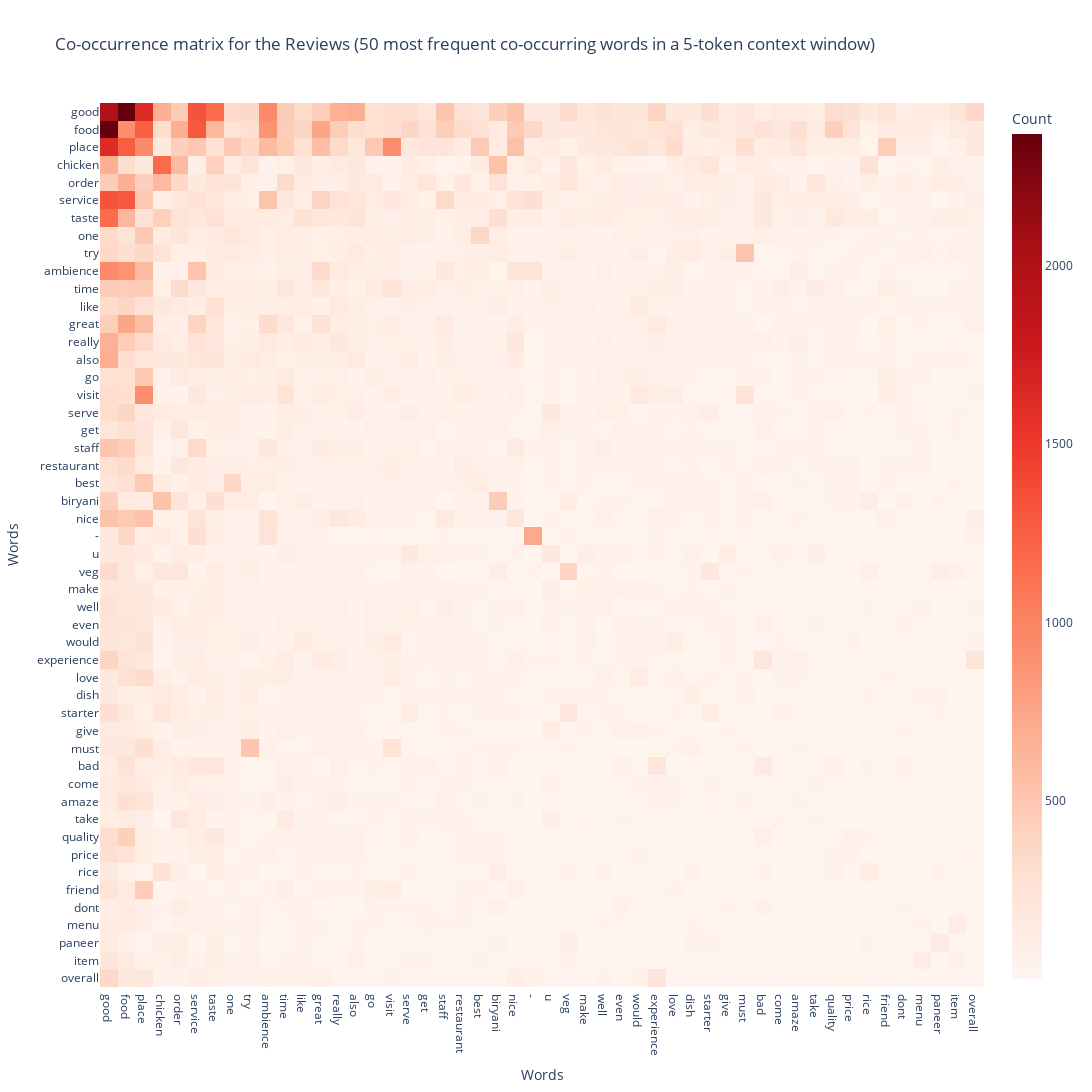

The notebook cell this image was saved under:
### Code cell
## Plot the most common co-occurrences
fig = px.imshow(reviews_cooccurrence_window.iloc[:50, :50], color_continuous_scale='reds', 
                labels=dict(x="Words", y="Words", color="Count"),
                title="Co-occurrence matrix for the Reviews (50 most frequent co-occurring words in a 5-token context window)", 
                width=1200, height=1200)

fig.show()

### Figure 1 — Plotly figure (JSON) as saved in the notebook; plotly's stock layout.template omitted (floating-point values rounded to 4 significant figures; data arrays with more than 128 entries replaced by an {"elided": "..."} marker saying what was removed)
{"data": [{"coloraxis": "coloraxis", "hovertemplate": "Words: %{x}<br>Words: %{y}<br>Count: %{z}<extra></extra>", "name": "0", "type": "heatmap", "x": ["good", "food", "place", "chicken", "order", "service", "taste", "one", "try", "ambience", "time", "like", "great", "really", "also", "go", "visit", "serve", "get", "staff", "restaurant", "best", "biryani", "nice", "-", "u", "veg", "make", "well", "even", "would", "experience", "love", "dish", "starter", "give", "must", "bad", "come", "amaze", "take", "quality", "price", "rice", "friend", "dont", "menu", "paneer", "item", "overall"], "xaxis": "x", "y": ["good", "food", "place", "chicken", "order", "service", "taste", "one", "try", "ambience", "time", "like", "great", "really", "also", "go", "visit", "serve", "get", "staff", "restaurant", "best", "biryani", "nice", "-", "u", "veg", "make", "well", "even", "would", "experience", "love", "dish", "starter", "give", "must", "bad", "come", "amaze", "take", "quality", "price", "rice", "friend", "dont", "menu", "paneer", "item", "overall"], "yaxis": "y", "z": {"elided": "50x50 int values"}}], "layout": {"coloraxis": {"colorbar": {"title": {"text": "Count"}}, "colorscale": [[0, "rgb(255,245,240)"], [0.125, "rgb(254,224,210)"], [0.25, "rgb(252,187,161)"], [0.375, "rgb(252,146,114)"], [0.5, "rgb(251,106,74)"], [0.625, "rgb(239,59,44)"], [0.75, "rgb(203,24,29)"], [0.875, "rgb(165,15,21)"], [1, "rgb(103,0,13)"]]}, "height": 1200, "title": {"text": "Co-occurrence matrix for the Reviews (50 most frequent co-occurring words in a 5-token context window)"}, "width": 1200, "xaxis": {"anchor": "y", "constrain": "domain", "domain": [0, 1], "scaleanchor": "y", "title": {"text": "Words"}}, "yaxis": {"anchor": "x", "autorange": "reversed", "constrain": "domain", "domain": [0, 1], "title": {"text": "Words"}}}}
